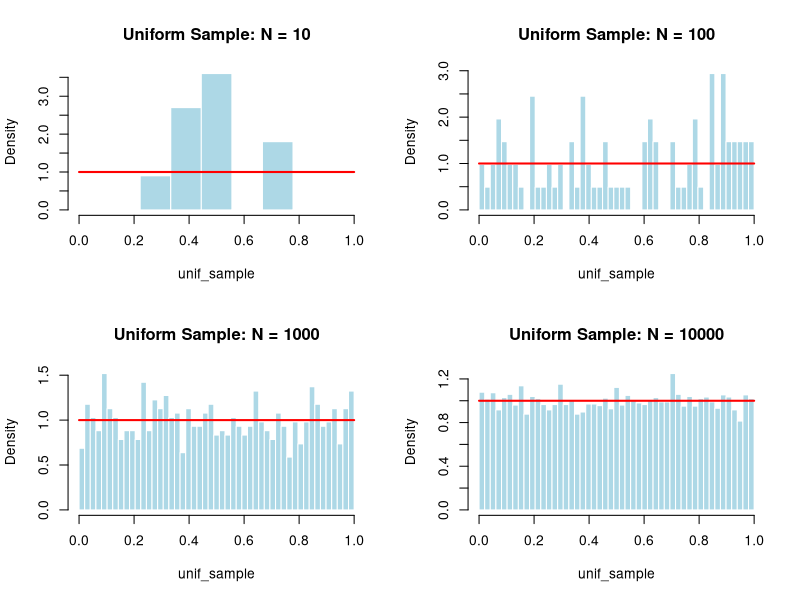
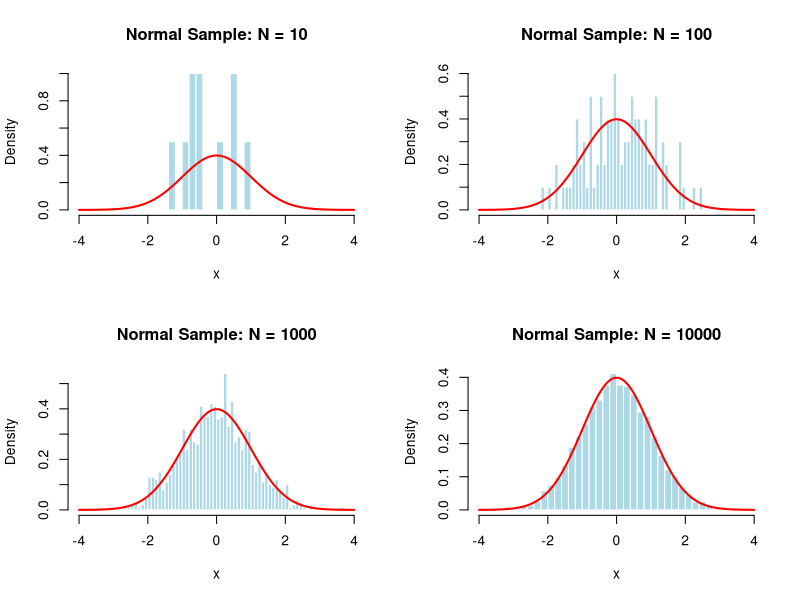
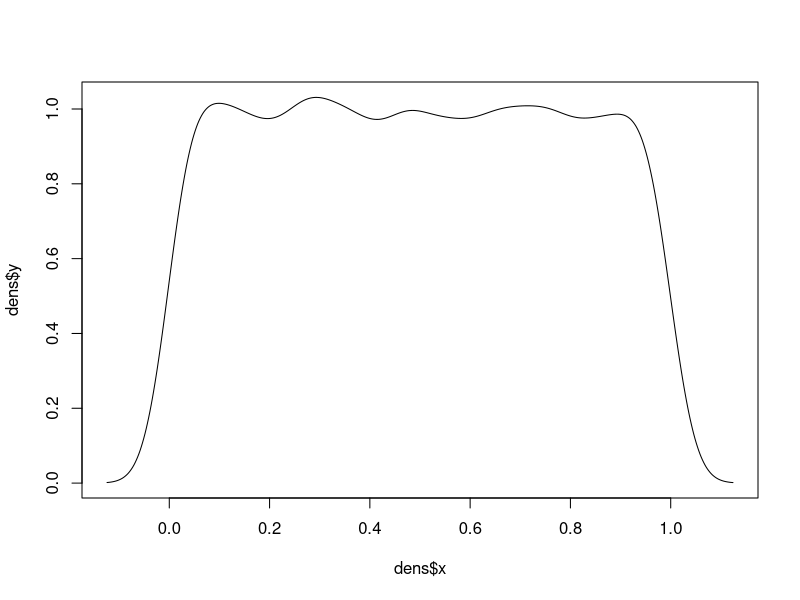
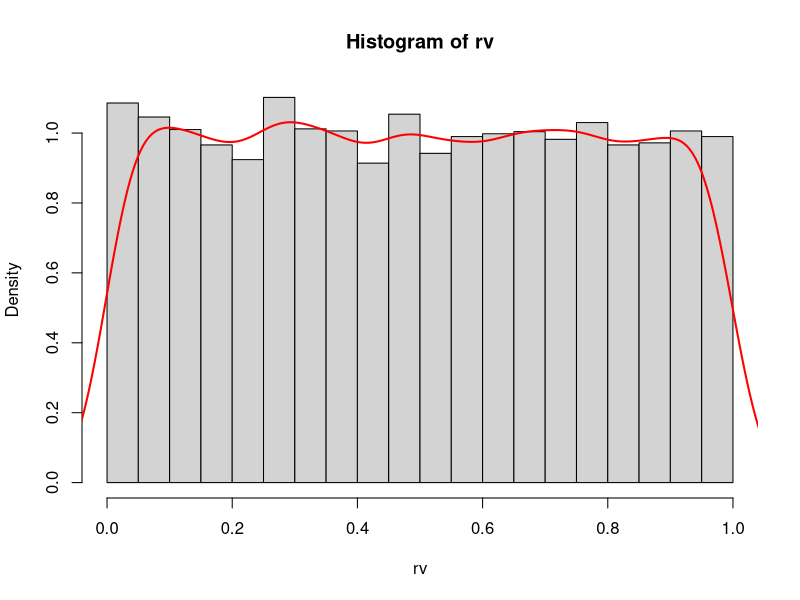

Source code (R) for these figures, in order:
#Q1 (a,c)
set.seed(1065)
N <- c(10, 100, 1000, 10000)
unif_mean <- numeric(length(N))
unif_var <- numeric(length(N))
par(mfrow = c(2,2))
for (i in seq_along(N)) {
  unif_sample <- runif(N[i], min=0, max=1)
  unif_mean[i] <- mean(unif_sample)
  unif_var[i] <- var(unif_sample)

  bins <- min(N[i], 50)
  unif_breaks <- seq(0, 1, length.out = bins)

  hist(
    unif_sample,
    breaks = unif_breaks,
    probability = TRUE,
    main = paste("Uniform Sample: N =", N[i]),
    col = "lightblue",
    border = "white",

  )
  x_unif <- seq(0, 1, length.out = 100)
  lines(x_unif, dunif(x_unif), col = "red", lwd = 2)
}
unif_results <- data.frame(N, unif_mean, unif_var)
print(unif_results)

#Q1 (b,c)
normal_mean <- numeric(length(N))
normal_var <- numeric(length(N))
par(mfrow = c(2,2))
for (i in seq_along(N)) {
  normal_sample <- rnorm(N[i], mean=0, sd=1)
  normal_mean[i] <- mean(normal_sample)
  normal_var[i] <- var(normal_sample)

  hist(
    normal_sample,
    breaks = min(N[i], 50),
    probability = TRUE,
    main = paste("Normal Sample: N =", N[i]),
    xlab = "x",
    xlim = c(-4, 4),
    col = "lightblue",
    border = "white",

  )
  x_normal <- seq(-4, 4, length.out = 100)
  lines(x_normal, dnorm(x_normal), col = "red", lwd = 2)
}
normal_results <- data.frame(N, normal_mean, normal_var)
print(normal_results)


#Q2
LCG = function(N, a, c, m, x0){
  x = numeric(N+1)
  x[1] = x0
  for(i in 1:N){
    x[i+1] = (a * x[i] + c) %% m
  }
  u = x/m
  return(u[-1])
}

par(mfrow=c(1,1))
rv = LCG(10000, 1+4*5673869, 1, 2^32, 1)
mean(rv)
dens = density(rv)
plot(dens$x, dens$y, type='l')
hist(rv, breaks=15, prob=TRUE)
lines(dens$x, dens$y, col='red', lwd=2)

#Q3
ChiTest = function(N, sample, alpha) {
  bins = seq(0, 1, 1/N)
  observed = hist(sample, breaks=bins, plot=FALSE)$counts
  expected = rep(length(sample)/N, N)
  T = sum((observed - expected)^2 / expected)
  deg_freedom = N - 1
  critical_value = qchisq(alpha, df=deg_freedom)
  p_value = 1 - pchisq(T, df=deg_freedom)
  if (T>critical_value) {
    decision = "Reject H0"
  } else {
    decision = "Do not reject H0"
  }
  return(list(
    decision = decision,
    test_statistic = T,
    p_value = p_value
  ))
}

ChiTest(15, rv, 0.95)

n_samples <- 2000
sample_size <- 500
n_bins <- 10
confidence_level <- 0.95
a <- 1+4*5673869
c <- 1
m <- 2^32
x0 <- 12345

lcg_sequence <- LCG(n_samples * sample_size, a, c, m, x0)
lcg_samples <- matrix(
  lcg_sequence, 
  nrow = n_samples, 
  ncol = sample_size, 
  byrow = TRUE
)

test_decisions <- character(n_samples)
test_statistics <- numeric(n_samples)

for (i in 1:n_samples) {
  test_result <- ChiTest(
    n_bins, 
    lcg_samples[i, ], 
    confidence_level
  )
  test_decisions[i] <- test_result$decision
  test_statistics[i] <- test_result$test_statistic
}

n_rejected <- sum(test_decisions == "Reject H0")
percentage_rejected <- (n_rejected / n_samples) * 100

rep_summary <- data.frame(
  n_samples = n_samples,
  sample_size = sample_size,
  n_bins = n_bins,
  confidence_level = confidence_level,
  n_rejected = n_rejected,
  percentage_rejected = percentage_rejected
)

print("Repeated chi-squared test results")
print(rep_summary)
print("At 95% confidence level, approximately 5% rejections expected")
